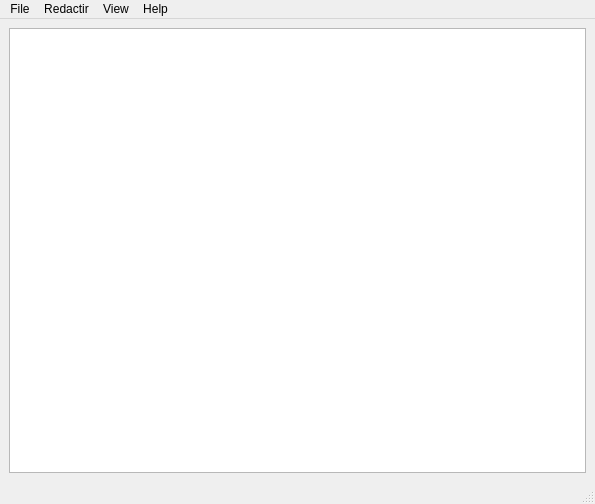
<?xml version="1.0" encoding="UTF-8"?>
<ui version="4.0">
 <class>TextEditor</class>
 <widget class="QMainWindow" name="TextEditor">
  <property name="geometry">
   <rect>
    <x>0</x>
    <y>0</y>
    <width>595</width>
    <height>504</height>
   </rect>
  </property>
  <property name="windowTitle">
   <string>TextEditor[*]</string>
  </property>
  <widget class="QWidget" name="centralwidget">
   <layout class="QHBoxLayout" name="horizontalLayout">
    <item>
     <widget class="QTextEdit" name="textEdit"/>
    </item>
   </layout>
  </widget>
  <widget class="QMenuBar" name="menubar">
   <property name="geometry">
    <rect>
     <x>0</x>
     <y>0</y>
     <width>595</width>
     <height>25</height>
    </rect>
   </property>
   <widget class="QMenu" name="menu">
    <property name="title">
     <string>File</string>
    </property>
    <addaction name="actionNew"/>
    <addaction name="actionOpen"/>
    <addaction name="separator"/>
    <addaction name="actionSave"/>
    <addaction name="actionSaveAs"/>
    <addaction name="separator"/>
    <addaction name="actionClose"/>
    <addaction name="actionExit"/>
   </widget>
   <widget class="QMenu" name="menu_2">
    <property name="title">
     <string>View</string>
    </property>
    <addaction name="actionSelectFont"/>
   </widget>
   <widget class="QMenu" name="menu_3">
    <property name="title">
     <string>Redactir</string>
    </property>
    <addaction name="actionCopy"/>
    <addaction name="actionPaste"/>
    <addaction name="actionCut"/>
    <addaction name="actionUndo"/>
    <addaction name="actionRedo"/>
   </widget>
   <widget class="QMenu" name="menu_4">
    <property name="title">
     <string>Help</string>
    </property>
    <addaction name="actionAbout"/>
    <addaction name="actionAboutQT"/>
   </widget>
   <addaction name="menu"/>
   <addaction name="menu_3"/>
   <addaction name="menu_2"/>
   <addaction name="menu_4"/>
  </widget>
  <widget class="QStatusBar" name="statusbar"/>
  <action name="actionNew">
   <property name="icon">
    <iconset>
     <normaloff>Resourses/new.png</normaloff>Resourses/new.png</iconset>
   </property>
   <property name="text">
    <string>New</string>
   </property>
   <property name="toolTip">
    <string>Создать новый документ</string>
   </property>
   <property name="shortcut">
    <string>Ctrl+N</string>
   </property>
  </action>
  <action name="actionClose">
   <property name="text">
    <string>Close</string>
   </property>
   <property name="toolTip">
    <string>Закрыть текущее окно</string>
   </property>
   <property name="shortcut">
    <string>Ctrl+W</string>
   </property>
  </action>
  <action name="actionExit">
   <property name="text">
    <string>Exit</string>
   </property>
   <property name="toolTip">
    <string>Закрыть приложение</string>
   </property>
  </action>
  <action name="actionSelectFont">
   <property name="text">
    <string>Select Font</string>
   </property>
   <property name="toolTip">
    <string>Select the display font</string>
   </property>
  </action>
  <action name="actionAbout">
   <property name="text">
    <string>About</string>
   </property>
  </action>
  <action name="actionAboutQT">
   <property name="text">
    <string>About QT</string>
   </property>
  </action>
  <action name="actionCut">
   <property name="icon">
    <iconset resource="texteditor.qrc">
     <normaloff>:/icons/Resourses/cut.png</normaloff>:/icons/Resourses/cut.png</iconset>
   </property>
   <property name="text">
    <string>Cut</string>
   </property>
   <property name="toolTip">
    <string>Cut</string>
   </property>
   <property name="shortcut">
    <string>Ctrl+X</string>
   </property>
  </action>
  <action name="actionCopy">
   <property name="icon">
    <iconset resource="texteditor.qrc">
     <normaloff>:/icons/Resourses/copy.png</normaloff>:/icons/Resourses/copy.png</iconset>
   </property>
   <property name="text">
    <string>Copy</string>
   </property>
   <property name="toolTip">
    <string>Copy</string>
   </property>
   <property name="shortcut">
    <string>Ctrl+C</string>
   </property>
  </action>
  <action name="actionPaste">
   <property name="icon">
    <iconset resource="texteditor.qrc">
     <normaloff>:/icons/Resourses/paste.png</normaloff>:/icons/Resourses/paste.png</iconset>
   </property>
   <property name="text">
    <string>Paste</string>
   </property>
   <property name="toolTip">
    <string>Paste</string>
   </property>
   <property name="shortcut">
    <string>Ctrl+V</string>
   </property>
  </action>
  <action name="actionUndo">
   <property name="text">
    <string>Undo</string>
   </property>
   <property name="toolTip">
    <string>Undo the last action</string>
   </property>
   <property name="shortcut">
    <string>Ctrl+Z</string>
   </property>
  </action>
  <action name="actionRedo">
   <property name="text">
    <string>Redo</string>
   </property>
   <property name="toolTip">
    <string>Redo the last action</string>
   </property>
   <property name="shortcut">
    <string>Ctrl+Y</string>
   </property>
  </action>
  <action name="actionOpen">
   <property name="icon">
    <iconset resource="texteditor.qrc">
     <normaloff>:/icons/Resourses/open.png</normaloff>:/icons/Resourses/open.png</iconset>
   </property>
   <property name="text">
    <string>Open</string>
   </property>
   <property name="toolTip">
    <string>Open a document</string>
   </property>
   <property name="shortcut">
    <string>Ctrl+O</string>
   </property>
  </action>
  <action name="actionSave">
   <property name="icon">
    <iconset resource="texteditor.qrc">
     <normaloff>:/icons/Resourses/save.png</normaloff>:/icons/Resourses/save.png</iconset>
   </property>
   <property name="text">
    <string>Save</string>
   </property>
   <property name="toolTip">
    <string>Save document</string>
   </property>
   <property name="shortcut">
    <string>Ctrl+S</string>
   </property>
  </action>
  <action name="actionSaveAs">
   <property name="text">
    <string>Save As</string>
   </property>
   <property name="toolTip">
    <string>Save document as</string>
   </property>
   <property name="shortcut">
    <string>Ctrl+Shift+S</string>
   </property>
  </action>
 </widget>
 <resources>
  <include location="texteditor.qrc"/>
 </resources>
 <connections/>
</ui>
